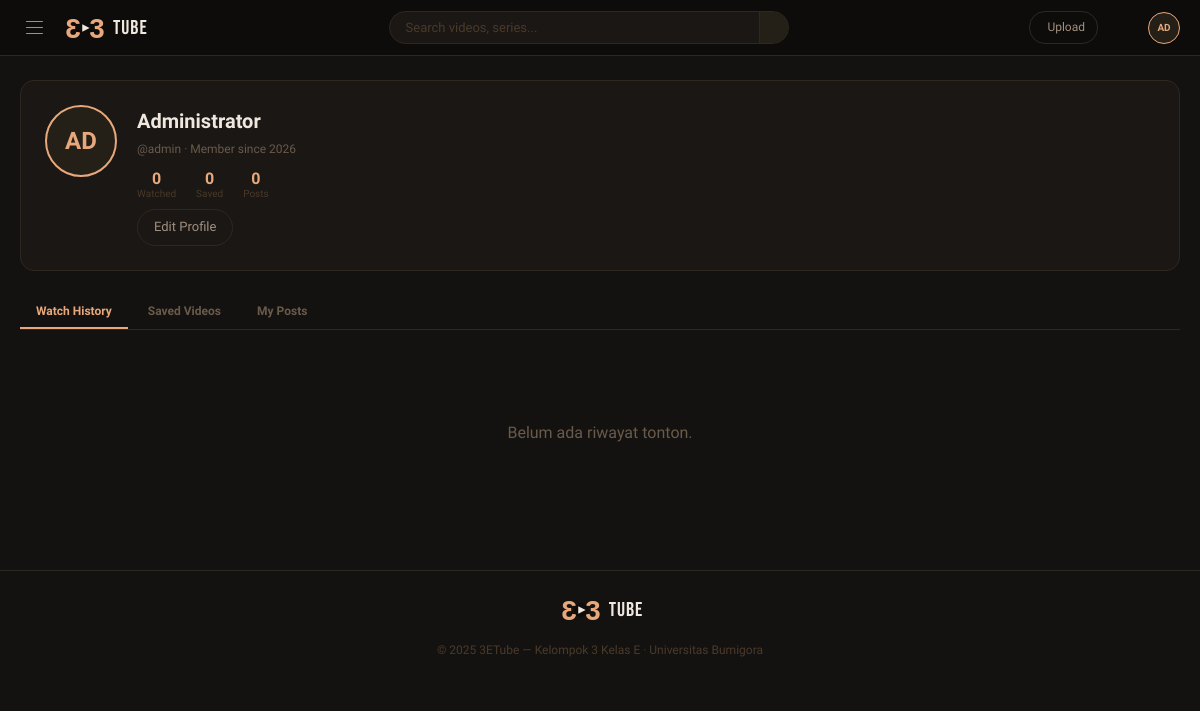
The app's page /profile.php (signed in) with its own data.
### tables this page shows
CREATE TABLE `users` (
  `id`         INT AUTO_INCREMENT PRIMARY KEY,
  `username`   VARCHAR(50)  NOT NULL UNIQUE,
  `email`      VARCHAR(100) NOT NULL UNIQUE,
  `password`   VARCHAR(255) NOT NULL,
  `full_name`  VARCHAR(100) DEFAULT NULL,
  `avatar`     VARCHAR(255) DEFAULT NULL,
  `bio`        TEXT         DEFAULT NULL,
  `role`       ENUM('user','admin') DEFAULT 'user',
  `is_active`  TINYINT(1) DEFAULT 1,
  `created_at` TIMESTAMP DEFAULT CURRENT_TIMESTAMP,
  `updated_at` TIMESTAMP DEFAULT CURRENT_TIMESTAMP ON UPDATE CURRENT_TIMESTAMP
);

### includes/config.php (called while the page is built, shortened)
<?php
function getDB(): PDO {
    static $pdo = null;
    if ($pdo === null) {
        try {
            $dsn = 'mysql:host=' . DB_HOST . ';dbname=' . DB_NAME . ';charset=utf8mb4';
            $pdo = new PDO($dsn, DB_USER, DB_PASS, [
                PDO::ATTR_ERRMODE            => PDO::ERRMODE_EXCEPTION,
                PDO::ATTR_DEFAULT_FETCH_MODE => PDO::FETCH_ASSOC,
                PDO::ATTR_EMULATE_PREPARES   => false,
            ]);
        } catch (PDOException $e) {
            die('<div style="font-family:sans-serif;padding:40px;color:#c00"><h2>Database connection failed</h2><p>' . htmlspecialchars($e->getMessage()) . '</p><p>Pastikan database <b>3etube</b> sudah dibuat dan diimport di phpMyAdmin.</p></div>');
        }
    }
    return $pdo;
}
function isLoggedIn(): bool {
    return isset($_SESSION['user_id']);
}
function currentUser(): ?array {
    static $user = null;
    if ($user === null) {
        $db   = getDB();
        $stmt = $db->prepare('SELECT * FROM users WHERE id = ?');
        $stmt->execute([$_SESSION['user_id']]);
        $user = $stmt->fetch() ?: null;
    }
    return $user;
}
function e(?string $s): string {
    return htmlspecialchars($s ?? '', ENT_QUOTES, 'UTF-8');
}

### profile.php (the view, shortened to what this page needs)
<?php
require_once 'includes/config.php';
$db = getDB();
$user = currentUser();
$watchedCount = $db->prepare('SELECT COUNT(*) FROM watch_history WHERE user_id=?');
$watchedCount->execute([$_SESSION['user_id']]);
$watchedCount = (int)$watchedCount->fetchColumn();
$savedCount = $db->prepare('SELECT COUNT(*) FROM saved_videos WHERE user_id=?');
$savedCount->execute([$_SESSION['user_id']]);
$savedCount = (int)$savedCount->fetchColumn();
$postsCount = $db->prepare('SELECT COUNT(*) FROM posts WHERE user_id=?');
$postsCount->execute([$_SESSION['user_id']]);
$postsCount = (int)$postsCount->fetchColumn();
$history = $db->prepare("SELECT v.*, wh.watched_at FROM watch_history wh JOIN videos v ON v.id=wh.video_id WHERE wh.user_id=? ORDER BY wh.watched_at DESC LIMIT 12");
$history->execute([$_SESSION['user_id']]);
$history = $history->fetchAll();
require_once 'includes/header.php';
?>
<div class="page-content">
  <div class="profile-header">
    <div class="profile-av"><?php if ($user['avatar']): ?><img src="<?= e($user['avatar']) ?>" alt=""/><?php else: ?><?= strtoupper(substr($user['username'],0,2)) ?><?php endif; ?></div>
    <div>
      <div class="profile-name"><?= e($user['full_name'] ?: $user['username']) ?></div>
      <div class="profile-sub">@<?= e($user['username']) ?> · Member since <?= date('Y', strtotime($user['created_at'])) ?></div>
      <div class="profile-stats">
        <button class="ps-item ptab-link" data-target="tab-history"><div class="ps-num"><?= $watchedCount ?></div><div class="ps-label">Watched</div></button>
        <button class="ps-item ptab-link" data-target="tab-saved"><div class="ps-num"><?= $savedCount ?></div><div class="ps-label">Saved</div></button>
        <button class="ps-item ptab-link" data-target="tab-posts"><div class="ps-num"><?= $postsCount ?></div><div class="ps-label">Posts</div></button>
      </div>
      <a href="settings.php" class="btn-ghost" style="margin-top:10px;display:inline-block">Edit Profile</a>
    </div>
  </div>
  <div class="profile-tabs">
    <button class="ptab active" data-target="tab-history">Watch History</button>
    <button class="ptab" data-target="tab-saved">Saved Videos</button>
    <button class="ptab" data-target="tab-posts">My Posts</button>
  </div>
  <div class="profile-section" id="tab-history">
    <?php if (!$history): ?>
      <div class="empty-state"><i class="ti ti-history-off"></i>Belum ada riwayat tonton.</div>
    <?php endif; ?>
  </div>
</div>
<?php require_once 'includes/footer.php'; ?>

### includes/header.php (shortened to what this page needs)
<?php
require_once __DIR__ . '/config.php';
$user = currentUser();
?>
<!DOCTYPE html>
<html lang="id">
<head>
<link rel="stylesheet" href="<?= BASE_URL ?>/css/main.css"/>
<link rel="stylesheet" href="https://cdn.jsdelivr.net/npm/@tabler/icons-webfont@3.19.0/dist/tabler-icons.min.css"/>
</head>
<body>
<nav class="navbar" id="navbar">
  <div class="nav-left">
    <button class="hamburger" id="sidebarToggle" aria-label="Toggle category menu">
      <span></span><span></span><span></span>
    </button>
    <a href="<?= BASE_URL ?>/index.php" class="logo-link">
      <svg class="logo-svg" viewBox="0 0 52 32" fill="none" xmlns="http://www.w3.org/2000/svg" aria-label="3ETube logo">
        <text x="13" y="27" font-family="Arial Black,Arial" font-weight="900" font-size="30"
              fill="#e8a87c" text-anchor="middle" transform="matrix(-1,0,0,1,26,0)">3</text>
        <text x="39" y="27" font-family="Arial Black,Arial" font-weight="900" font-size="30"
              fill="#e8a87c" text-anchor="middle">3</text>
      </svg>
      <span class="logo-word">Tube</span>
    </a>
  </div>
  <div class="nav-center">
    <form class="search-wrap" action="<?= BASE_URL ?>/search.php" method="GET">
      <input type="text" name="q" placeholder="Search videos, series..." value="<?= e($_GET['q'] ?? '') ?>"/>
      <button type="submit" class="search-btn" aria-label="Search"><i class="ti ti-search"></i></button>
    </form>
  </div>
  <div class="nav-right">
    <?php if (isLoggedIn()): ?>
      <a href="<?= BASE_URL ?>/upload.php" class="upload-btn"><i class="ti ti-plus"></i> Upload</a>
      <div class="ib notif-wrap" id="notifBtn">
      </div>
      <div class="nav-avatar" id="avatarBtn">
        <?= strtoupper(substr($user['username'], 0, 2)) ?>
      </div>
    <?php else: ?>
      <a href="<?= BASE_URL ?>/login.php"    class="btn-ghost">Sign In</a>
      <a href="<?= BASE_URL ?>/register.php" class="btn-primary">Join Free</a>
    <?php endif; ?>
  </div>
</nav>

### css/main.css (style rules this page uses)
:root { --bg:#141210; --bg2:#1a1714; --bg3:#201d18; --surface:#242018; --border:#2e2820; --accent:#e8a87c; --accent2:#d4956a; --cream:#f0e8df; --muted:#a09080; --dim:#6a5a4a; --dark:#4a3a2a; --danger:#c87070; --success:#7ab07a; --nav-h:56px; --radius:10px; --radius-lg:14px; }
*,*::before,*::after { box-sizing:border-box;margin:0;padding:0 }
html { scroll-behavior:smooth }
body { font-family:'Sora',sans-serif;background:var(--bg);color:var(--cream);min-height:100vh;line-height:1.6 }
a { text-decoration:none;color:inherit }
input,button,select,textarea { font-family:inherit }
button { cursor:pointer }
.navbar { position:sticky;top:0;z-index:100;background:#0e0c0a;height:var(--nav-h);display:flex;align-items:center;padding:0 20px;gap:12px;border-bottom:.5px solid var(--border) }
.nav-left { display:flex;align-items:center;gap:12px;flex-shrink:0 }
.nav-center { flex:1;display:flex;justify-content:center }
.nav-right { display:flex;align-items:center;gap:8px;flex-shrink:0;margin-left:auto }
.hamburger { display:flex;flex-direction:column;gap:4.5px;cursor:pointer;padding:6px;background:none;border:none;border-radius:8px;transition:background .15s }
.hamburger span { display:block;width:17px;height:1.5px;background:var(--muted);border-radius:2px;transition:.2s }
.logo-link { display:flex;align-items:center;gap:4px;cursor:pointer }
.logo-svg { width:48px;height:30px }
.logo-word { font-family:'Bebas Neue',sans-serif;font-size:20px;color:var(--cream);letter-spacing:1px;line-height:1 }
.search-wrap { width:100%;max-width:400px;display:flex;border:.5px solid var(--border);border-radius:22px;overflow:hidden;background:var(--bg2) }
.search-wrap input { flex:1;background:transparent;border:none;outline:none;padding:8px 16px;font-size:13px;color:var(--cream) }
.search-wrap input::placeholder { color:var(--dark) }
.search-btn { background:var(--surface);border:none;border-left:.5px solid var(--border);padding:0 14px;display:flex;align-items:center }
.upload-btn { display:flex;align-items:center;gap:5px;padding:6px 12px;border-radius:16px;border:.5px solid var(--border);color:var(--muted);font-size:12px;font-weight:500;transition:background .15s }
.ib { width:34px;height:34px;border-radius:50%;display:flex;align-items:center;justify-content:center;cursor:pointer;position:relative;transition:background .15s }
.nav-avatar { width:32px;height:32px;border-radius:50%;background:var(--surface);border:1.5px solid var(--accent);display:flex;align-items:center;justify-content:center;font-size:10px;font-weight:700;color:var(--accent);cursor:pointer;position:relative }
.btn-ghost { background:transparent;color:var(--muted);border:.5px solid var(--border);border-radius:20px;padding:7px 16px;font-size:13px;font-weight:500;transition:background .15s }
.page-content { padding:24px 20px;max-width:1200px;margin:0 auto }
.profile-header { display:flex;gap:20px;align-items:flex-start;padding:24px;background:var(--bg2);border-radius:var(--radius-lg);border:.5px solid var(--border);margin-bottom:24px;flex-wrap:wrap }
.profile-av { width:72px;height:72px;border-radius:50%;background:var(--surface);border:2px solid var(--accent);display:flex;align-items:center;justify-content:center;font-size:24px;font-weight:700;color:var(--accent);flex-shrink:0;overflow:hidden }
.profile-name { font-size:20px;font-weight:700;color:var(--cream);margin-bottom:3px }
.profile-sub { font-size:12px;color:var(--dim);margin-bottom:10px }
.profile-stats { display:flex;gap:20px }
.ps-item { text-align:center;cursor:pointer;background:none;border:none }
.ps-num { font-size:16px;font-weight:700;color:var(--accent) }
.ps-label { font-size:10px;color:var(--dark) }
.profile-tabs { display:flex;gap:4px;margin-bottom:18px;border-bottom:.5px solid var(--border) }
.ptab { padding:9px 16px;font-size:12px;font-weight:600;color:var(--dim);cursor:pointer;border-bottom:2px solid transparent;background:none;border-left:none;border-right:none;border-top:none }
.ptab.active { color:var(--accent);border-bottom-color:var(--accent) }
.empty-state { text-align:center;padding:60px 20px;color:var(--dim) }

### records on screen
users: username "AD", full_name "Administrator", username "admin", created_at "2026"

### other values on screen
$watchedCount "0"
$savedCount "0"
$postsCount "0"
